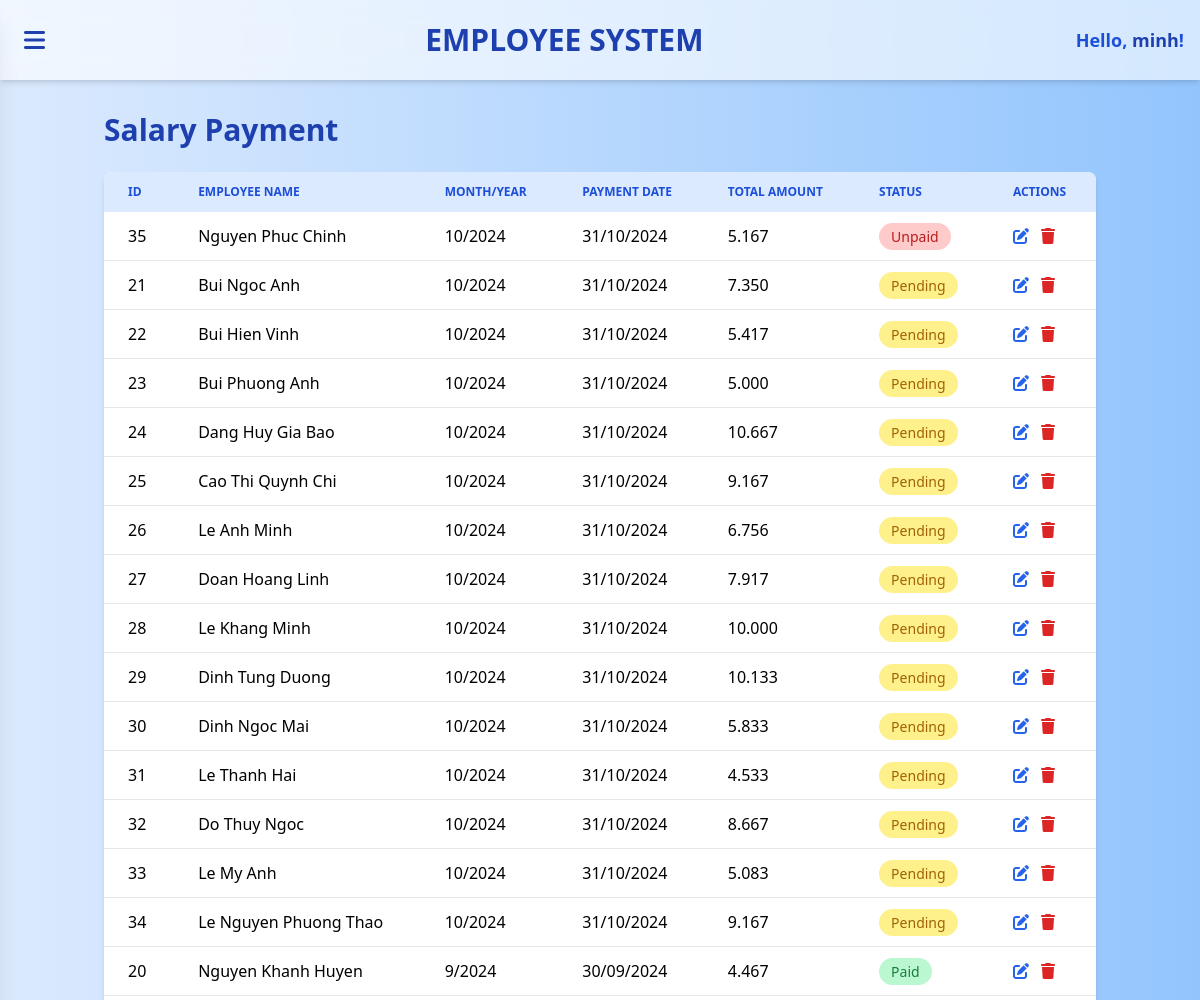
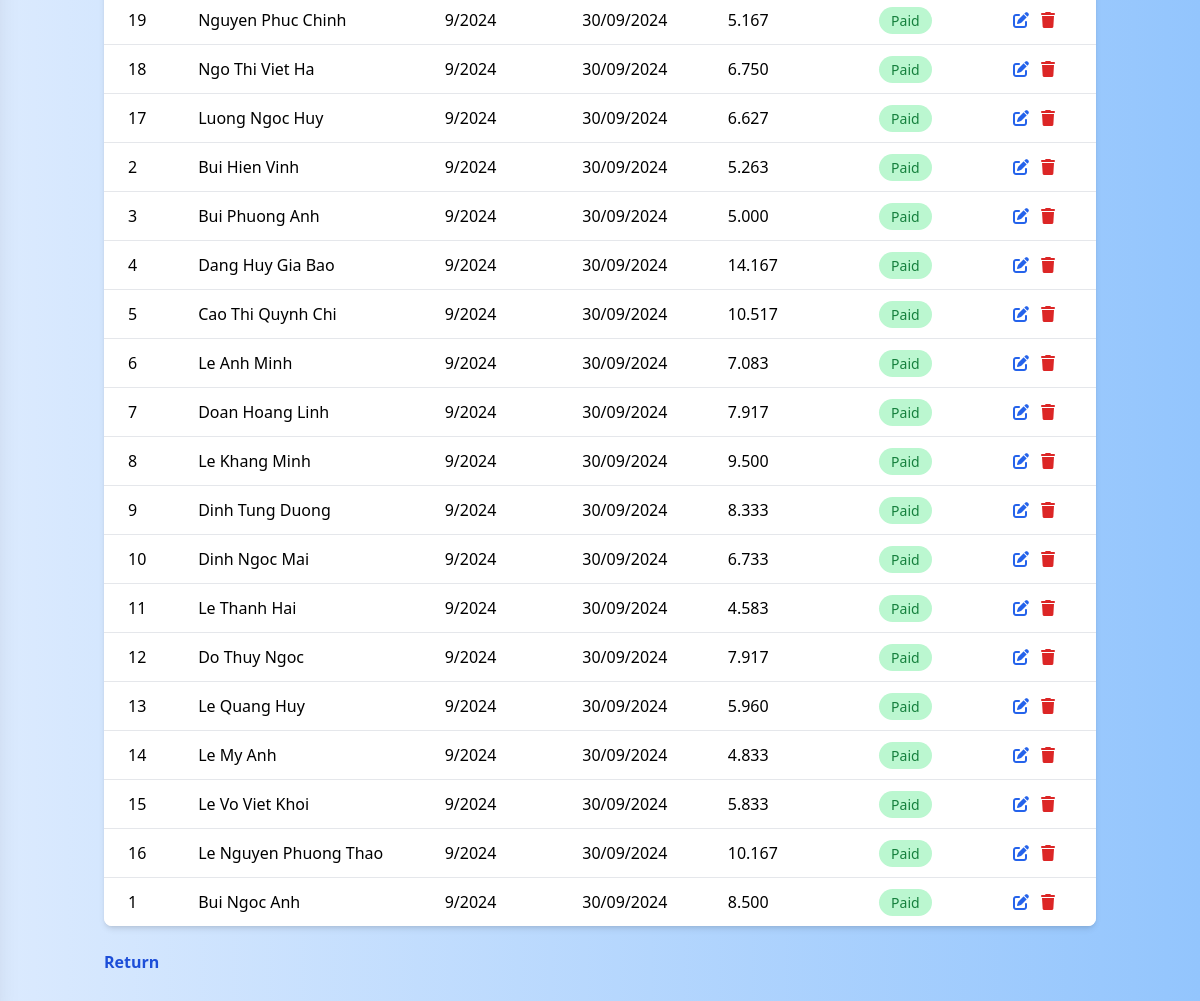
Screenshot of /public/payroll/index (signed in) with the database file from the repository (2 pictures, top to bottom).
### tables this page shows
CREATE TABLE `SALARY_PAYMENT` (
    `payment_id` INT AUTO_INCREMENT PRIMARY KEY,
    `employee_id` INT NOT NULL,
    `payment_date` DATE NOT NULL,
    `month` INT NOT NULL,
    `year` INT NOT NULL,
    `total_amount` DECIMAL(10, 2) NOT NULL,
    `payment_status` ENUM('Unpaid', 'Paid', 'Pending') NOT NULL DEFAULT 'Pending',
    CONSTRAINT `fk_sp_emp` FOREIGN KEY (`employee_id`) REFERENCES `EMPLOYEE`(`employee_id`),
    UNIQUE KEY `uq_emp_month_year` (`employee_id`, `month`, `year`)  
);

CREATE TABLE `EMPLOYEE` (
    `employee_id` INT AUTO_INCREMENT PRIMARY KEY,
    `full_name` VARCHAR(150) NOT NULL,
    `gender` ENUM('Male', 'Female', 'Other') NOT NULL,
    `date_of_birth` DATE NOT NULL,
    `phone_number` VARCHAR(20) UNIQUE,
    `email` VARCHAR(100) NOT NULL UNIQUE,
    `address` VARCHAR(255),
    `hire_date` DATE NOT NULL,
    `department_id` INT NOT NULL,
    `position` VARCHAR(100) NOT NULL,
    `base_salary` DECIMAL(10, 2) NOT NULL,
    CONSTRAINT `fk_emp_dept` FOREIGN KEY (`department_id`) REFERENCES `DEPARTMENT`(`department_id`)
);

### app/core/Controller.php (called while the page is built, shortened)
<?php
class Controller
{
    protected PDO $conn;
    public function __construct()
    {
        $dbPath = __DIR__ . '/../config/database.php';
        $this->conn = require $dbPath;
    }
    public function model($model)
    {
        $file = "../app/models/" . $model . ".php";
        return new $model($this->conn);
    }
    public function view($view, $data = [])
    {
        extract($data);
        require __DIR__ . "/../views/$view.php";
    }
}

### app/controllers/PayrollController.php (called while the page is built, shortened)
<?php
require_once "../app/core/Controller.php";
class PayrollController extends Controller
{
    private $payrollModel;
    public function __construct()
    {
        $this->payrollModel   = $this->model("Payroll");
    }
    public function index()
    {
        $payrolls = $this->payrollModel->getAllPayrolls();
        $this->view("payroll/index", [
            'payrolls' => $payrolls,
            'base_url' => $this->config['base_url']
        ]);
    }
}

### app/core/App.php (called while the page is built, shortened)
<?php
class App
{
    protected string $controllerName = 'AuthController';
    protected string $method = 'login';
    public function __construct()
    {
        $url = $this->parseUrl();
        if (!empty($url[0])) {
            $candidate = ucfirst($url[0]) . 'Controller';
            if (file_exists("../app/controllers/$candidate.php")) {
                $this->controllerName = $candidate;
                unset($url[0]);
            }
        }
        $this->controller = new $this->controllerName();
        if (!empty($url[1]) && method_exists($this->controller, $url[1])) {
            $this->method = $url[1];
            unset($url[1]);
        } else {
            $this->method = $this->controllerName === 'AuthController' ? 'login' : 'index';
        }
        $this->params = $url ? array_values($url) : [];
        call_user_func_array([$this->controller, $this->method], $this->params);
    }
    private function parseUrl(): array
    {
        $url = rtrim($_GET['url'], '/');
        $url = filter_var($url, FILTER_SANITIZE_URL);
        return explode('/', $url);
    }
}

### public/index.php (called while the page is built, shortened)
<?php
$rootPath = dirname(__DIR__);
$config = require $rootPath . '/app/config/config.php';
require_once $rootPath . '/app/core/Model.php';
require_once $rootPath . '/app/core/Controller.php';
require_once $rootPath . '/app/core/App.php';
new App();

### app/config/database.php (called while the page is built)
<?php
$dbHost = '127.0.0.1';
$dbName = 'db_employee_infomation_manager';
$dbUser = 'appuser';
$dbPass = 'ted1234';
$dbCharset = 'utf8mb4';
$dbPort = 3306;
$dsn = "mysql:host=$dbHost;dbname=$dbName;charset=$dbCharset;port=$dbPort";
try {
    $conn = new PDO($dsn, $dbUser, $dbPass, [
        PDO::ATTR_ERRMODE => PDO::ERRMODE_EXCEPTION,
        PDO::ATTR_DEFAULT_FETCH_MODE => PDO::FETCH_ASSOC,
        PDO::ATTR_EMULATE_PREPARES => false
    ]);
} catch (PDOException $e) {
    die("Database connection failed: " . $e->getMessage());
}
return $conn;

### app/core/Model.php (called while the page is built, shortened)
<?php
class Model
{
    protected PDO $conn;
    public function __construct(PDO $conn)
    {
        $this->conn = $conn;
        $this->conn->setAttribute(PDO::ATTR_DEFAULT_FETCH_MODE, PDO::FETCH_ASSOC);
    }
    protected function fetchAll(string $sql, array $params = []): array
    {
        $stmt = $this->conn->prepare($sql);
        $stmt->execute();
        return $stmt->fetchAll();
    }
}

### app/models/Payroll.php (called while the page is built, shortened)
<?php
require_once __DIR__ . '/../core/Model.php';
class Payroll extends Model
{
    public function getAllPayrolls(): array
    {
        $sql = "SELECT sp.*, e.full_name, d.department_name AS department_name
                FROM salary_payment sp
                LEFT JOIN employee e ON sp.employee_id = e.employee_id
                LEFT JOIN department d ON e.department_id = d.department_id
                ORDER BY sp.payment_date DESC";
        return $this->fetchAll($sql);
    }
}

### app/config/config.php (called while the page is built)
<?php
return [
    'base_url' => '/CSDL/public',
    'debug'    => true,
    'environment' => 'local',
    'app_name'      => 'EMS - Employee Management System',
    'app_version'   => '1.0.0',
    'timezone'      => 'Asia/Ho_Chi_Minh',
    'locale'        => 'vi',
    'datetime_format' => 'Y-m-d H:i:s',
    'date_format'     => 'Y-m-d',
    'time_format'     => 'H:i:s',
    'session_name' => 'ems_session',
    'csrf_token_key' => 'ems_csrf',
    'app_salt' => 'x82asj182nasd182ASD9182asd__EMS',
    'session_lifetime' => 1800,
    'pagination' => [
        'per_page' => 15
    ],
    'log_path'       => __DIR__ . '/../../storage/logs/',
    'log_errors'     => true,
    'log_sql'        => false,
    'uploads_path'    => __DIR__ . '/../../public/uploads/',
    'uploads_url'     => '/uploads/',
];

### app/views/payroll/index.php (the view, shortened to what this page needs)
<?php require_once __DIR__ . '/../layouts/header.php'; ?>
<div class="container mx-auto px-4 py-8">
    <h1 class="text-3xl font-bold text-blue-800 mb-6">Salary Payment</h1>
    <div class="bg-white shadow-md rounded-lg overflow-hidden">
        <table class="min-w-full">
            <thead class="bg-blue-100">
            <tr>
                <th class="px-6 py-3 text-left text-xs font-semibold text-blue-700 uppercase">ID</th>
                <th class="px-6 py-3 text-left text-xs font-semibold text-blue-700 uppercase">Employee Name</th>
                <th class="px-6 py-3 text-left text-xs font-semibold text-blue-700 uppercase">Month/Year</th>
                <th class="px-6 py-3 text-left text-xs font-semibold text-blue-700 uppercase">Payment Date</th>
                <th class="px-6 py-3 text-left text-xs font-semibold text-blue-700 uppercase">Total Amount</th>
                <th class="px-6 py-3 text-left text-xs font-semibold text-blue-700 uppercase">Status</th>
                <th class="px-6 py-3 text-left text-xs font-semibold text-blue-700 uppercase">Actions</th>
            </tr>
            </thead>
            <tbody class="divide-y divide-gray-200 bg-white">
            <?php if (!empty($payrolls)): ?>
                <?php foreach ($payrolls as $p): ?>
                    <tr class="hover:bg-blue-50 transition">
                        <td class="px-6 py-3"><?= htmlspecialchars($p['payment_id']) ?></td>
                        <td class="px-6 py-3"><?= htmlspecialchars($p['full_name']) ?></td>
                        <td class="px-6 py-3"><?= htmlspecialchars($p['month']) ?>/<?= htmlspecialchars($p['year']) ?></td>
                        <td class="px-6 py-3"><?= (new DateTime($p['payment_date']))->format('d/m/Y') ?></td>
                        <td class="px-6 py-3"><?= number_format($p['total_amount'], 0, ',', '.') ?></td>
                        <td class="px-6 py-3">
                            <?php if ($p['payment_status'] === 'Paid'): ?>
                                <span class="px-3 py-1 bg-green-200 text-green-700 rounded-full text-sm">Paid</span>
                            <?php elseif ($p['payment_status'] === 'Pending'): ?>
                                <span class="px-3 py-1 bg-yellow-200 text-yellow-700 rounded-full text-sm">Pending</span>
                            <?php else: ?>
                                <span class="px-3 py-1 bg-red-200 text-red-700 rounded-full text-sm">Unpaid</span>
                            <?php endif; ?>
                        </td>
                        <td class="px-6 py-3 space-x-2">
                            <a href="<?= $base_url ?>/payroll/tracking/<?= $p['payment_id'] ?>"
                               class="text-blue-600 hover:text-blue-800"><i class="fa fa-edit"></i></a>
                            <form method="post" action="<?= $base_url ?>/payroll/delete/<?= $p['payment_id'] ?>"
                                  class="inline" onsubmit="return confirm('Are you sure?');">
                                <button type="submit" class="text-red-600 hover:text-red-800">
                                    <i class="fa fa-trash"></i>
                                </button>
                            </form>
                        </td>
                    </tr>
                <?php endforeach; ?>
            <?php else: ?>
                <tr>
                    <td colspan="7" class="text-center py-6 text-gray-500">No payroll data found.</td>
                </tr>
            <?php endif; ?>
            </tbody>
        </table>
    </div>
    <div class="mt-6">
        <a href="<?= $base_url ?>/dashboard"
           class="text-blue-700 font-semibold hover:underline">
            Return
        </a>
    </div>
</div>
<?php require_once __DIR__ . '/../layouts/footer.php'; ?>

### rows the page displays
salary_payment: payment_id "35", employee.full_name "Nguyen Phuc Chinh", month "10", year "2024", payment_date "31/10/2024", total_amount "5.167", payment_status "Unpaid"
salary_payment: payment_id "21", employee.full_name "Bui Ngoc Anh", month "10", year "2024", payment_date "31/10/2024", total_amount "7.350", payment_status "Pending"
salary_payment: payment_id "22", employee.full_name "Bui Hien Vinh", month "10", year "2024", payment_date "31/10/2024", total_amount "5.417", payment_status "Pending"
salary_payment: payment_id "23", employee.full_name "Bui Phuong Anh", month "10", year "2024", payment_date "31/10/2024", total_amount "5.000", payment_status "Pending"
salary_payment: payment_id "24", employee.full_name "Dang Huy Gia Bao", month "10", year "2024", payment_date "31/10/2024", total_amount "10.667", payment_status "Pending"
salary_payment: payment_id "25", employee.full_name "Cao Thi Quynh Chi", month "10", year "2024", payment_date "31/10/2024", total_amount "9.167", payment_status "Pending"
salary_payment: payment_id "26", employee.full_name "Le Anh Minh", month "10", year "2024", payment_date "31/10/2024", total_amount "6.756", payment_status "Pending"
salary_payment: payment_id "27", employee.full_name "Doan Hoang Linh", month "10", year "2024", payment_date "31/10/2024", total_amount "7.917", payment_status "Pending"
salary_payment: payment_id "28", employee.full_name "Le Khang Minh", month "10", year "2024", payment_date "31/10/2024", total_amount "10.000", payment_status "Pending"
salary_payment: payment_id "29", employee.full_name "Dinh Tung Duong", month "10", year "2024", payment_date "31/10/2024", total_amount "10.133", payment_status "Pending"
salary_payment: payment_id "30", employee.full_name "Dinh Ngoc Mai", month "10", year "2024", payment_date "31/10/2024", total_amount "5.833", payment_status "Pending"
salary_payment: payment_id "31", employee.full_name "Le Thanh Hai", month "10", year "2024", payment_date "31/10/2024", total_amount "4.533", payment_status "Pending"
salary_payment: payment_id "32", employee.full_name "Do Thuy Ngoc", month "10", year "2024", payment_date "31/10/2024", total_amount "8.667", payment_status "Pending"
salary_payment: payment_id "33", employee.full_name "Le My Anh", month "10", year "2024", payment_date "31/10/2024", total_amount "5.083", payment_status "Pending"
salary_payment: payment_id "34", employee.full_name "Le Nguyen Phuong Thao", month "10", year "2024", payment_date "31/10/2024", total_amount "9.167", payment_status "Pending"
salary_payment: payment_id "20", employee.full_name "Nguyen Khanh Huyen", month "9", year "2024", payment_date "30/09/2024", total_amount "4.467", payment_status "Paid"
salary_payment: payment_id "19", employee.full_name "Nguyen Phuc Chinh", month "9", year "2024", payment_date "30/09/2024", total_amount "5.167", payment_status "Paid"
salary_payment: payment_id "18", employee.full_name "Ngo Thi Viet Ha", month "9", year "2024", payment_date "30/09/2024", total_amount "6.750", payment_status "Paid"
salary_payment: payment_id "17", employee.full_name "Luong Ngoc Huy", month "9", year "2024", payment_date "30/09/2024", total_amount "6.627", payment_status "Paid"
salary_payment: payment_id "2", employee.full_name "Bui Hien Vinh", month "9", year "2024", payment_date "30/09/2024", total_amount "5.263", payment_status "Paid"
salary_payment: payment_id "3", employee.full_name "Bui Phuong Anh", month "9", year "2024", payment_date "30/09/2024", total_amount "5.000", payment_status "Paid"
salary_payment: payment_id "4", employee.full_name "Dang Huy Gia Bao", month "9", year "2024", payment_date "30/09/2024", total_amount "14.167", payment_status "Paid"
salary_payment: payment_id "5", employee.full_name "Cao Thi Quynh Chi", month "9", year "2024", payment_date "30/09/2024", total_amount "10.517", payment_status "Paid"
salary_payment: payment_id "6", employee.full_name "Le Anh Minh", month "9", year "2024", payment_date "30/09/2024", total_amount "7.083", payment_status "Paid"
salary_payment: payment_id "7", employee.full_name "Doan Hoang Linh", month "9", year "2024", payment_date "30/09/2024", total_amount "7.917", payment_status "Paid"
salary_payment: payment_id "8", employee.full_name "Le Khang Minh", month "9", year "2024", payment_date "30/09/2024", total_amount "9.500", payment_status "Paid"
salary_payment: payment_id "9", employee.full_name "Dinh Tung Duong", month "9", year "2024", payment_date "30/09/2024", total_amount "8.333", payment_status "Paid"
salary_payment: payment_id "10", employee.full_name "Dinh Ngoc Mai", month "9", year "2024", payment_date "30/09/2024", total_amount "6.733", payment_status "Paid"
salary_payment: payment_id "11", employee.full_name "Le Thanh Hai", month "9", year "2024", payment_date "30/09/2024", total_amount "4.583", payment_status "Paid"
salary_payment: payment_id "12", employee.full_name "Do Thuy Ngoc", month "9", year "2024", payment_date "30/09/2024", total_amount "7.917", payment_status "Paid"
salary_payment: payment_id "13", employee.full_name "Le Quang Huy", month "9", year "2024", payment_date "30/09/2024", total_amount "5.960", payment_status "Paid"
salary_payment: payment_id "14", employee.full_name "Le My Anh", month "9", year "2024", payment_date "30/09/2024", total_amount "4.833", payment_status "Paid"
salary_payment: payment_id "15", employee.full_name "Le Vo Viet Khoi", month "9", year "2024", payment_date "30/09/2024", total_amount "5.833", payment_status "Paid"
salary_payment: payment_id "16", employee.full_name "Le Nguyen Phuong Thao", month "9", year "2024", payment_date "30/09/2024", total_amount "10.167", payment_status "Paid"
salary_payment: payment_id "1", employee.full_name "Bui Ngoc Anh", month "9", year "2024", payment_date "30/09/2024", total_amount "8.500", payment_status "Paid"

### other values shown
$user['username'] "minh"
